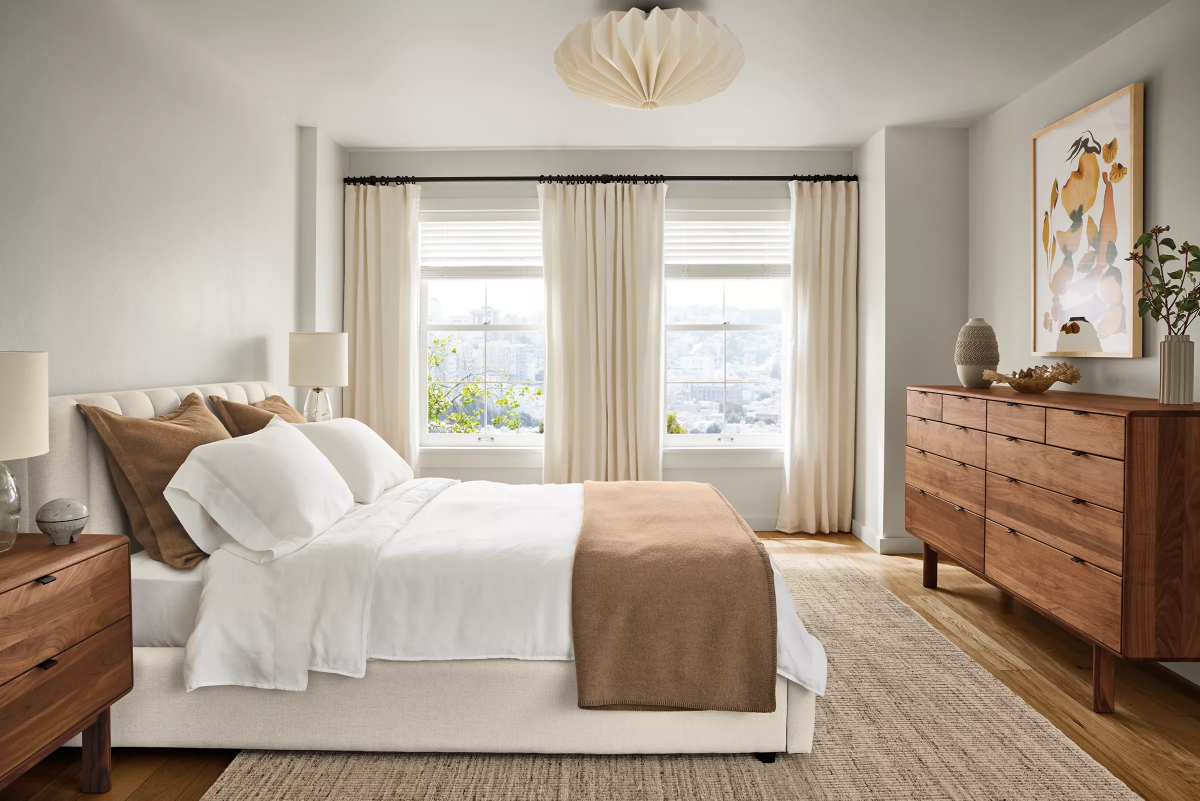
#> input picture examples/sample-room.png/Bedroom.jpg, 2400 x 1601 px (shown at 1/2 size)
$ python -i depth.py   (imports and definitions only)
#> lines starting #> are read from the running program, lines starting #| are printed output that depends on the picture; after the words box and inside, x2 and y2 are one past the last pixel; in counts of white or black regions, pixels touching at a corner belong together
### backend/app/services/image_ops.py
"""Shared deterministic image operations (NumPy/Pillow only).

No OpenCV dependency: gradients and connected components are
implemented directly so the pipeline stays dependency-light,
deterministic, and CPU-only.
"""

from __future__ import annotations

import numpy as np
from PIL import Image, ImageFilter

# 3x3 Sobel kernels (Pillow, separable not required at these sizes)
_SOBEL_X = ImageFilter.Kernel((3, 3), (-1, 0, 1, -2, 0, 2, -1, 0, 1), scale=1)
_SOBEL_Y = ImageFilter.Kernel((3, 3), (-1, -2, -1, 0, 0, 0, 1, 2, 1), scale=1)


# [12 lines left out: functions to_gray, sobel_magnitude, not called in this run]


def sobel_components(gray: np.ndarray) -> tuple[np.ndarray, np.ndarray]:
    """Return (gx, gy) directional gradients as float32 arrays in [0, 1]."""
    img = Image.fromarray((gray * 255.0).clip(0, 255).astype(np.uint8))
    gx = np.asarray(img.filter(_SOBEL_X), dtype=np.float32) / 255.0
    gy = np.asarray(img.filter(_SOBEL_Y), dtype=np.float32) / 255.0
    return gx, gy


# [76 lines left out: functions connected_components, binary_closing, _dilate, _erode, dominant_color, _resize_mask, not called in this run]

### backend/app/services/depth.py
"""Relative depth estimation (classical, CPU-only, deterministic).

Interface
---------
``DepthEstimator`` is the replaceable abstraction. The default
implementation, ``ClassicalDepthCueEstimator``, needs no model
download and no GPU. A MiDaS/DPT adapter can implement the same
interface later without touching the pipeline.

Method (documented assumptions)
-------------------------------
Indoor photographs usually contain a wall/floor boundary near a
horizon line. The estimator:

1. finds the strongest horizontal-edge row in the middle band of
   the image (a horizon proxy),
2. assigns *floor* pixels (below the horizon) a ground-plane depth
   cue ``d ∝ 1 / (y − horizon)`` — pixels near the horizon are far,
   pixels at the bottom of the frame are near,
3. assigns *upper* pixels (walls/ceiling) a depth cue that grows
   with distance from the horizon.

The result is a **unitless relative estimate** — larger means
farther. It is NOT metric depth and must not be used for
measurements. It is used only for coarse near/far ordering and
floor-plane projection.
"""

from __future__ import annotations

from dataclasses import dataclass
from typing import Protocol

import numpy as np
from PIL import Image

from app.services.image_ops import sobel_components

MAX_WORKING_DIMENSION = 320


@dataclass(frozen=True)
class DepthResult:
    """Relative depth estimate. Larger value = farther away."""

    depth: np.ndarray  # (H, W) float32, relative
    horizon_y: float  # pixel row of the estimated horizon
    width: int
    height: int

    @property
    def shape(self) -> tuple[int, int]:
        return (self.height, self.width)


class DepthEstimator(Protocol):
    """Replaceable depth estimation interface."""

    def estimate(self, image: Image.Image) -> DepthResult: ...


class ClassicalDepthCueEstimator:
    """Deterministic relative-depth estimator (no model download)."""

    def __init__(self, max_dimension: int = MAX_WORKING_DIMENSION) -> None:
        self.max_dimension = max_dimension

    def estimate(self, image: Image.Image) -> DepthResult:
        working = _downscale(image, self.max_dimension)
        width, height = working.size
        gray = np.asarray(working.convert("L"), dtype=np.float32) / 255.0

        horizon = _estimate_horizon(gray, height)
        depth = _build_depth(height, width, horizon)

        # Restore estimate to original resolution for consistency.
        if (width, height) != image.size:
            from PIL import Image as _Img

            depth_img = _Img.fromarray(
                (depth * 255).clip(0, 255).astype(np.uint8)
            ).resize(image.size, _Img.BILINEAR)
            depth = np.asarray(depth_img, dtype=np.float32) / 255.0
            horizon = horizon * image.size[1] / height

        return DepthResult(
            depth=depth,
            horizon_y=float(horizon),
            width=image.size[0],
            height=image.size[1],
        )


def _downscale(image: Image.Image, max_dimension: int) -> Image.Image:
    width, height = image.size
    scale = min(1.0, max_dimension / max(width, height))
    if scale >= 1.0:
        return image
    return image.resize(
        (max(1, int(width * scale)), max(1, int(height * scale))),
        Image.BILINEAR,
    )


def _estimate_horizon(gray: np.ndarray, height: int) -> float:
    """Horizon proxy: row with the strongest *wall-length* horizontal edge.

    The wall/floor boundary is a horizontal structure that runs across a
    large fraction of the image width, so we score each row by how many
    strong horizontal edge pixels it contains (edge span), not by mean
    energy alone. A single noisy row no longer wins.
    """
    gx, _gy = sobel_components(gray)
    strong = np.abs(gx) > 0.15
    span = strong.mean(axis=1)  # fraction of strong horizontal pixels per row
    energy = np.abs(gx).mean(axis=1)
    score = span * (energy + 0.01)

    # Smooth with a small moving average to avoid single-row noise.
    window = 5
    if len(score) >= window:
        kernel = np.ones(window) / window
        score = np.convolve(score, kernel, mode="same")

    lo, hi = int(0.15 * height), int(0.85 * height)
    if hi <= lo:
        lo, hi = 0, height
    search = score[lo:hi]
    if search.size == 0 or float(search.max()) <= 0.0:
        return float(height) * 0.5
    return float(lo + int(np.argmax(search)))


def _build_depth(height: int, width: int, horizon: float) -> np.ndarray:
    """Construct the relative depth map from the horizon proxy."""
    ys = np.arange(height, dtype=np.float32)
    xs = np.arange(width, dtype=np.float32)
    xx, yy = np.meshgrid(xs, ys)

    eps = 1.0
    floor_mask = yy > horizon + eps
    upper_mask = ~floor_mask

    depth = np.zeros((height, width), dtype=np.float32)

    # Floor: ground-plane cue d ∝ 1/(y − horizon), normalized.
    floor_dist = np.maximum(yy - horizon, eps)
    floor_depth = 1.0 / floor_dist
    if floor_depth.max() > 0:
        floor_depth = floor_depth / floor_depth.max()

    # Upper region: farther from the horizon = farther away.
    upper_depth = np.zeros_like(depth)
    denom = max(horizon, 1.0)
    upper_depth = 0.35 + 0.65 * np.maximum(horizon - yy, 0.0) / denom

    depth[floor_mask] = floor_depth[floor_mask]
    depth[upper_mask] = upper_depth[upper_mask]

    # Blend the boundary rows to avoid a hard seam.
    blend = np.zeros((height, width), dtype=np.float32)
    band = 3
    for dy in range(-band, band + 1):
        row = int(np.clip(int(horizon) + dy, 0, height - 1))
        blend[row, :] = 1.0
    if blend.any():
        smooth = _build_depth_reference(height, width, horizon)
        depth = depth * (1 - blend) + smooth * blend
    return depth.astype(np.float32)


def _build_depth_reference(
    height: int, width: int, horizon: float
) -> np.ndarray:
    """Linear reference field used only to smooth the horizon band."""
    ys = np.linspace(0.0, 1.0, height, dtype=np.float32)[:, None]
    ref = np.repeat(ys, width, axis=1)
    return ref

>>> from PIL import Image
>>> picture = Image.open('../../../examples/sample-room.png/Bedroom.jpg')
#> picture is the input picture: PIL image 2400x1601 RGB; mean R, G, B 173, 159.1, 144.9
>>> result = ClassicalDepthCueEstimator().estimate(picture)
#> in _estimate_horizon, `strong = np.abs(gx) > 0.15`:
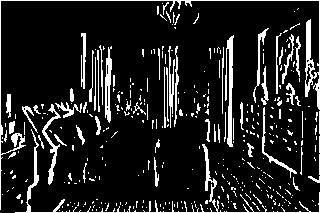
#> strong: shape (213, 320) bool; 12.8% white in thin lines or dots
#> in _estimate_horizon, `span = strong.mean(axis=1)`: span = 213 values, max 1 at index 0, min 0.0187 at index 10, mean 0.128
#> in _estimate_horizon, `energy = np.abs(gx).mean(axis=1)`: energy = 213 values, max 0.595 at index 0, min 0.0205 at index 11, mean 0.0681
#> in _estimate_horizon, `score = span * (energy + 0.01)`: score = 213 values, max 0.605 at index 0, min 0.000573 at index 10, mean 0.015
#> in _estimate_horizon, `score = np.convolve(score, kernel, mode="same")`: score = 213 values, max 0.122 at index 2, min 0.00075 at index 11, mean 0.013
#> in _estimate_horizon, `search = score[lo:hi]`: search = 150 values, max 0.0302 at index 77, min 0.00167 at index 0, mean 0.0126
#> in estimate, `horizon = _estimate_horizon(gray, height)`: horizon = 108
#> in _build_depth, `floor_mask = yy > horizon + eps`:
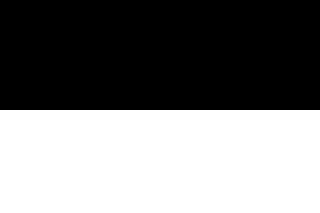
#> floor_mask: shape (213, 320) bool; 48.4% white; 1 white region, box (x1, y1, x2, y2) and area: (0, 110, 320, 213) 32960
#> in _build_depth, `floor_depth = 1.0 / floor_dist`:
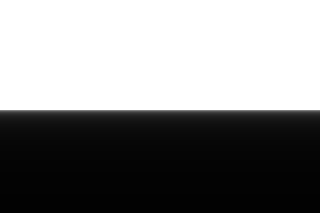
#> floor_depth: shape (213, 320) float32; min 0.00962, max 1, mean 0.536
#> in _build_depth, `upper_depth = 0.35 + 0.65 * np.maximum(horizon - yy, 0.0) / denom`:
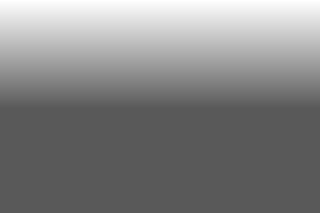
#> upper_depth: shape (213, 320) float32; min 0.35, max 1, mean 0.516
#> after the loop in _build_depth, `for dy in range(-band, band + 1):`:
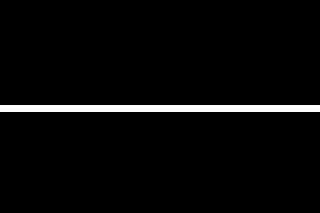
#> blend: shape (213, 320) float32; values 0 (black) and 1 (white), 3.3% white; 1 white region, box (x1, y1, x2, y2) and area: (0, 105, 320, 112) 2240
#> in _build_depth, `smooth = _build_depth_reference(height, width, horizon)`:
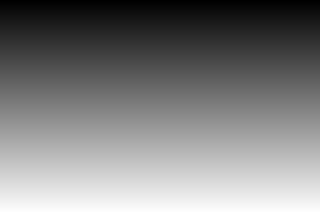
#> smooth: shape (213, 320) float32; min 0, max 1, mean 0.5
#> in _build_depth, `depth = depth * (1 - blend) + smooth * blend`:
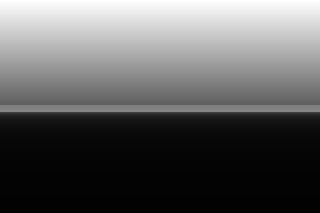
#> depth: shape (213, 320) float32; min 0.00962, max 1, mean 0.371
#> in estimate, `horizon = horizon * image.size[1] / height`: horizon = 811.8

$ run again, on examples/sample-room.png/KitchenImage.jpg
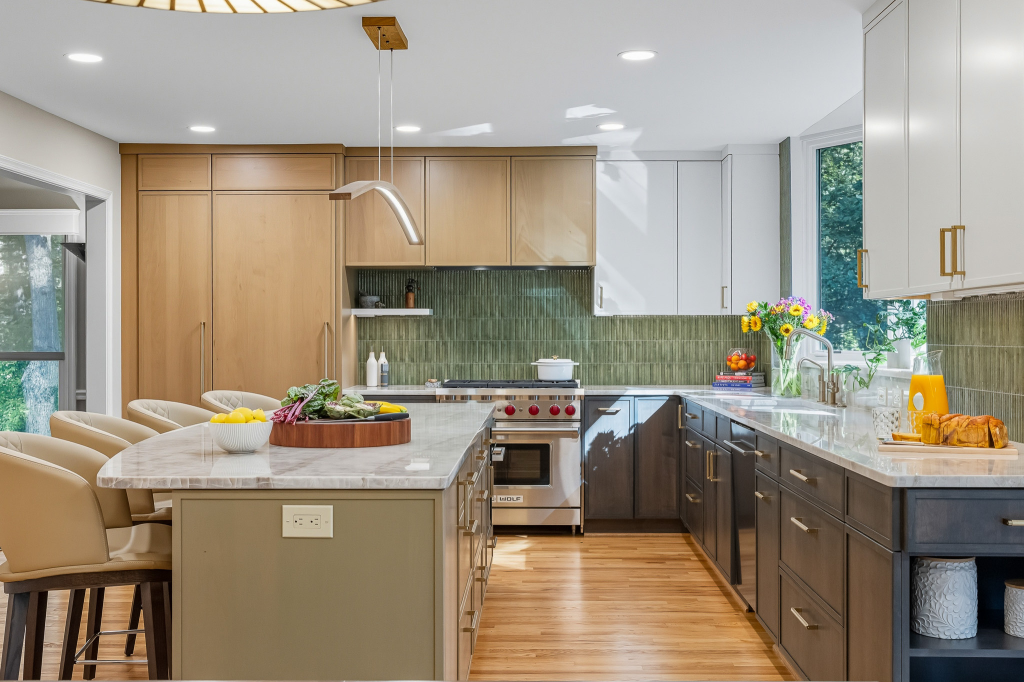
#> input picture examples/sample-room.png/KitchenImage.jpg, 2048 x 1364 px (shown at 1/2 size)
#> picture is the input picture: PIL image 2048x1364 RGB; mean R, G, B 156.6, 145.9, 129.5
#> in _estimate_horizon, `strong = np.abs(gx) > 0.15`:
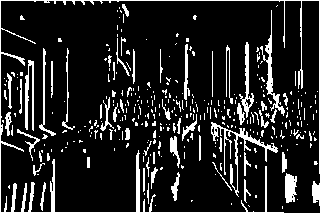
#> strong: shape (213, 320) bool; 13.7% white in thin lines or dots
#> span = 213 values, max 1 at index 0, min 0.0187 at index 23, mean 0.137
#> energy = 213 values, max 0.756 at index 0, min 0.0148 at index 25, mean 0.0747
#> in _estimate_horizon, `score = span * (energy + 0.01)`: score = 213 values, max 0.766 at index 0, min 0.000473 at index 24, mean 0.0174
#> in _estimate_horizon, `score = np.convolve(score, kernel, mode="same")`: score = 213 values, max 0.156 at index 2, min 0.000506 at index 25, mean 0.0151
#> search = 150 values, max 0.0307 at index 95, min 0.000885 at index 0, mean 0.0134
#> in estimate, `horizon = _estimate_horizon(gray, height)`: horizon = 126
#> floor_mask: shape (213, 320) bool; 39.9% white; 1 white region, box (x1, y1, x2, y2) and area: (0, 128, 320, 213) 27200
#> in _build_depth, `depth = depth * (1 - blend) + smooth * blend`:
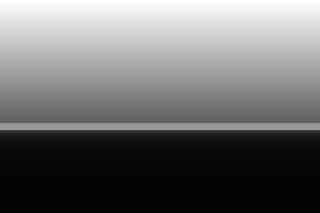
#> depth: shape (213, 320) float32; min 0.0116, max 1, mean 0.43
#> in estimate, `horizon = horizon * image.size[1] / height`: horizon = 806.9

$ run again, on examples/sample-room.png/image1.jpg
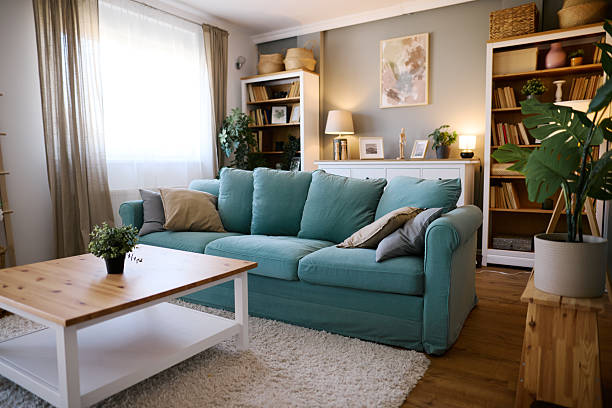
#> input picture examples/sample-room.png/image1.jpg, 612 x 408 px
#> picture is the input picture: PIL image 612x408 RGB; mean R, G, B 132.6, 125.2, 114.9
#> in _estimate_horizon, `strong = np.abs(gx) > 0.15`:
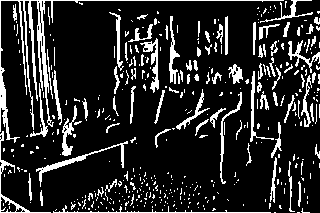
#> strong: shape (213, 320) bool; 15.8% white in thin lines or dots
#> span = 213 values, max 0.953 at index 0, min 0.0594 at index 177, mean 0.158
#> energy = 213 values, max 0.631 at index 0, min 0.0392 at index 173, mean 0.0906
#> in _estimate_horizon, `score = span * (energy + 0.01)`: score = 213 values, max 0.611 at index 0, min 0.00302 at index 177, mean 0.0205
#> in _estimate_horizon, `score = np.convolve(score, kernel, mode="same")`: score = 213 values, max 0.126 at index 2, min 0.00347 at index 175, mean 0.0187
#> search = 150 values, max 0.0435 at index 45, min 0.00347 at index 144, mean 0.0189
#> in estimate, `horizon = _estimate_horizon(gray, height)`: horizon = 76
#> floor_mask: shape (213, 320) bool; 63.4% white; 1 black region, box (x1, y1, x2, y2) and area: (0, 0, 320, 78) 24960
#> after the loop in _build_depth, `for dy in range(-band, band + 1):`:
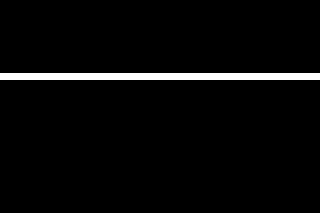
#> blend: shape (213, 320) float32; values 0 (black) and 1 (white), 3.3% white; 1 white region, box (x1, y1, x2, y2) and area: (0, 73, 320, 80) 2240
#> in estimate, `horizon = horizon * image.size[1] / height`: horizon = 145.6
